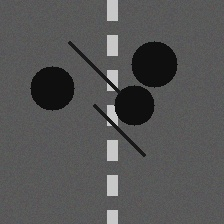
#> input picture data/road_classification/train/damaged_road/damaged_00009.jpg, 224 x 224 px
$ python -i media_detection.py   (imports and definitions only)   (older library calls are emulated)
#> lines starting #> are read from the running program, lines starting #| are printed output that depends on the picture; after the words box and inside, x2 and y2 are one past the last pixel; in counts of white or black regions, pixels touching at a corner belong together
"""
utils/media_detection.py – Advanced Road Hazard Detection Engine v3
=======================================================================
Key fixes in v3:
  - Mask BOTH white AND yellow lane markings before edge / crack scoring
  - Wider side-cut (15 %) to suppress guardrail / vegetation edges
  - Pothole contrast gate raised to 35 grey-levels
  - Minimum pothole blob area raised to 1 200 px
  - Edge-density damage threshold raised from 0.015 → 0.030
  - Texture-variance damage threshold raised from 100 → 180
  - Crack pixel-ratio threshold raised from 0.08 → 0.14
  - Surface-roughness threshold raised from 18 → 26
  - Dark-ratio threshold raised from 0.08 → 0.12
  - Good-road score ceiling stays < 15; damaged road scores ≥ 35
"""

import cv2
import numpy as np
import random
from dataclasses import dataclass, field
from typing import List, Tuple, Dict, Any

# ── Label registries ───────────────────────────────────────────────────────────
DAMAGE_LABELS = {
    "Pothole":       {"color": (0, 128, 255),  "severity_weight": 4},
    "Crack":         {"color": (0, 215, 255),  "severity_weight": 3},
    "Rutting":       {"color": (0, 255, 128),  "severity_weight": 3},
    "Edge Break":    {"color": (180, 0, 255),  "severity_weight": 3},
    "Debris":        {"color": (255, 165, 0),  "severity_weight": 2},
    "Water Logging": {"color": (255, 80, 80),  "severity_weight": 4},
    "Road Collapse": {"color": (0, 0, 220),    "severity_weight": 5},
}

ACCIDENT_LABELS = {
    "Accident":     {"color": (0, 0, 255),   "severity_weight": 5},
    "Collision":    {"color": (0, 0, 200),   "severity_weight": 5},
    "Vehicle Skid": {"color": (30, 30, 255), "severity_weight": 3},
    "Rollover":     {"color": (0, 0, 180),   "severity_weight": 5},
}


@dataclass
class Detection:
    label: str
    confidence: float
    bbox: Tuple[int, int, int, int]
    color: Tuple[int, int, int]
    severity: str
    category: str


@dataclass
class FrameResult:
    frame_index: int
    timestamp_sec: float
    detections: List[Detection] = field(default_factory=list)
    road_condition: str = "Good"
    damage_score: float = 0.0
    accident_detected: bool = False


# ── Severity / condition mappers ───────────────────────────────────────────────
def _score_to_severity(score: float) -> str:
    if score < 20:  return "Low"
    if score < 45:  return "Moderate"
    if score < 65:  return "High"
    if score < 80:  return "Severe"
    return "Critical"


def _score_to_condition(score: float) -> str:
    if score < 15:  return "Good"
    if score < 35:  return "Fair"
    if score < 55:  return "Poor"
    if score < 75:  return "Very Poor"
    return "Critical"


# [9 lines left out: function _damage_score_from_detections, not called in this run]


# ── Build a combined lane-marking mask (white + yellow) ───────────────────────
def _lane_marking_mask(gray: np.ndarray, image_bgr: np.ndarray) -> np.ndarray:
    """
    Returns a binary mask where lane markings (white AND yellow) = 255.
    Dilated so nearby edges are also suppressed.
    """
    # White lane markings (high brightness)
    _, white = cv2.threshold(gray, 190, 255, cv2.THRESH_BINARY)

    # Yellow lane markings in HSV
    hsv = cv2.cvtColor(image_bgr, cv2.COLOR_BGR2HSV)
    yellow = cv2.inRange(hsv, (15, 60, 100), (40, 255, 255))

    lane = cv2.bitwise_or(white, yellow)
    # Dilate to cover the edges right next to lane markings
    kernel = np.ones((7, 31), np.uint8)
    lane_dilated = cv2.dilate(lane, kernel)
    return lane_dilated


# ── Road mask: isolate only the road surface region ───────────────────────────
def _get_road_mask(image_bgr: np.ndarray) -> Tuple[np.ndarray, np.ndarray, int]:
    h, w = image_bgr.shape[:2]
    # Bottom 45 % of frame – avoids sky, horizon, distant trees
    y_start = int(h * 0.55)
    road_roi = image_bgr[y_start:, :].copy()

    # Cut 20 % sides – suppresses guardrails, vegetation, buildings
    side_cut = int(w * 0.20)
    road_roi[:, :side_cut] = 0
    road_roi[:, w - side_cut:] = 0

    gray_roi = cv2.cvtColor(road_roi, cv2.COLOR_BGR2GRAY)
    return road_roi, gray_roi, y_start


# ── Sky/vegetation mask ────────────────────────────────────────────────────────
# [6 lines left out: function _mask_vegetation_and_sky, not called in this run]


# ── Feature extraction (road ROI only) ────────────────────────────────────────
def _analyze_road_features(road_roi: np.ndarray, gray: np.ndarray) -> Dict[str, Any]:
    h, w = gray.shape

    # ── Lane mask (white + yellow markings) ──────────────────────────────────
    lane_mask = _lane_marking_mask(gray, road_roi)

    # ── 0. Road surface uniformity (CoV) — KEY good-road indicator ───────────
    # Exclude lane markings and zeroed-out side borders from uniformity check
    road_only_mask = cv2.bitwise_not(lane_mask)
    road_pixels = gray[road_only_mask > 0]
    road_mean = float(np.mean(road_pixels)) if len(road_pixels) > 0 else 128.0
    road_std  = float(np.std(road_pixels))  if len(road_pixels) > 0 else 0.0
    # Coefficient of Variation: smooth asphalt ≈ 0.05–0.15; damaged > 0.25
    road_cov  = road_std / (road_mean + 1e-6)

    # Lane marking fraction: well-marked roads score higher → good indicator
    lane_fraction = float((lane_mask > 0).sum()) / (h * w + 1e-6)

    # ── 1. Edge density (lane markings fully removed) ─────────────────────────
    median_brightness = float(np.median(gray))
    low_thresh  = max(25, median_brightness * 0.45)
    high_thresh = max(70, median_brightness * 0.95)
    edges = cv2.Canny(gray, low_thresh, high_thresh)
    edges_no_lanes = cv2.bitwise_and(edges, cv2.bitwise_not(lane_mask))
    edge_density = float(edges_no_lanes.sum()) / (h * w * 255 + 1e-6)

    # ── 2. Texture variance (Laplacian) ──────────────────────────────────────
    lap = cv2.Laplacian(gray, cv2.CV_64F)
    texture_var = float(lap.var())

    # ── 3. Pothole blob detection ─────────────────────────────────────────────
    clahe = cv2.createCLAHE(clipLimit=2.0, tileGridSize=(8, 8))
    gray_eq = clahe.apply(gray)
    blurred = cv2.GaussianBlur(gray_eq, (11, 11), 0)
    local_median = float(np.median(blurred))
    dark_thresh = max(30, local_median * 0.60)
    _, blob_bin = cv2.threshold(blurred, int(dark_thresh), 255, cv2.THRESH_BINARY_INV)
    blob_bin = cv2.bitwise_and(blob_bin, cv2.bitwise_not(lane_mask))

    contours, _ = cv2.findContours(blob_bin, cv2.RETR_EXTERNAL, cv2.CHAIN_APPROX_SIMPLE)
    max_area = h * w * 0.15
    pothole_blobs = []
    for c in contours:
        area = cv2.contourArea(c)
        if area < 1500 or area > max_area:
            continue
        x, y, bw, bh = cv2.boundingRect(c)
        aspect = bw / (bh + 1e-6)
        if not (0.3 <= aspect <= 3.5):
            continue
        mask_blob = np.zeros_like(gray, dtype=np.uint8)
        cv2.drawContours(mask_blob, [c], -1, 255, -1)
        surround_mask = cv2.dilate(mask_blob, np.ones((15, 15), np.uint8))
        surround_mask = cv2.bitwise_and(surround_mask, cv2.bitwise_not(mask_blob))
        blob_mean = float(cv2.mean(gray, mask=mask_blob)[0])
        surr_mean = float(cv2.mean(gray, mask=surround_mask)[0]) if surround_mask.sum() > 0 else blob_mean
        contrast  = surr_mean - blob_mean
        # Strong contrast gate: only genuine dark holes qualify
        if contrast > 40:
            pothole_blobs.append((c, area, contrast))

    # ── 4. Dark pixel ratio ───────────────────────────────────────────────────
    _, dark_mask = cv2.threshold(gray, int(local_median * 0.55), 255, cv2.THRESH_BINARY_INV)
    dark_ratio = float(dark_mask.sum()) / (h * w * 255 + 1e-6)

    # ── 5. Surface roughness (local block std) ────────────────────────────────
    block_size = 32
    local_stds = []
    for row in range(0, h - block_size, block_size):
        for col in range(0, w - block_size, block_size):
            patch = gray[row:row+block_size, col:col+block_size]
            local_stds.append(float(patch.std()))
    surface_roughness = float(np.mean(local_stds)) if local_stds else 0.0

    # ── 6. Crack detection (Sobel, lane-marking suppressed) ───────────────────
    sobel_x = cv2.Sobel(gray, cv2.CV_64F, 1, 0, ksize=3)
    sobel_y = cv2.Sobel(gray, cv2.CV_64F, 0, 1, ksize=3)
    sobel_mag = np.sqrt(sobel_x**2 + sobel_y**2)
    lane_mask_bool  = (lane_mask > 0)
    crack_pixels    = (sobel_mag > 70) & ~lane_mask_bool
    crack_pixel_ratio = float(crack_pixels.sum()) / (h * w + 1e-6)

    return {
        "edge_density":      edge_density,
        "texture_var":       texture_var,
        "pothole_blobs":     pothole_blobs,
        "pothole_count":     len(pothole_blobs),
        "dark_ratio":        dark_ratio,
        "surface_roughness": surface_roughness,
        "crack_pixel_ratio": crack_pixel_ratio,
        "local_median":      local_median,
        "road_cov":          road_cov,
        "lane_fraction":     lane_fraction,
    }


# ── Convert features to damage score ──────────────────────────────────────────
def _features_to_damage_score(feat: Dict[str, Any]) -> float:
    """
    Calibrated so smooth asphalt scores < 12 (Good).
    Damaged road (real potholes/cracks) scores >= 35.

    SMOOTHNESS OVERRIDE: if road CoV < 0.18 AND no validated potholes,
    the road is smooth asphalt → clamp score to max 10 (always Good).
    """
    cov           = feat.get("road_cov", 0.5)
    lane_fraction = feat.get("lane_fraction", 0.0)

    # ── Smoothness fast-path ─────────────────────────────────────────────────
    # A well-maintained road: low CoV (uniform surface) + visible lane markings
    # + zero validated potholes → always Good, regardless of other metrics.
    if cov < 0.18 and feat["pothole_count"] == 0:
        return 0.0   # ← definitive GOOD ROAD, no further scoring needed

    # ── If CoV is moderate but no potholes, cap at Fair (score ≤ 30) ─────────
    if cov < 0.25 and feat["pothole_count"] == 0:
        score_cap = 30.0
    else:
        score_cap = 100.0

    score = 0.0

    # Edge density (lane markings removed)
    ed = feat["edge_density"]
    if ed > 0.035:
        score += min(28, (ed - 0.035) * 550)

    # Texture variance
    tv = feat["texture_var"]
    if tv > 200:
        score += min(20, (tv - 200) / 55)

    # Validated pothole blobs (shape + high contrast)
    score += min(35, feat["pothole_count"] * 12)

    # Dark ratio
    dr = feat["dark_ratio"]
    if dr > 0.14:
        score += min(15, (dr - 0.14) * 120)

    # Surface roughness
    sr = feat["surface_roughness"]
    if sr > 28:
        score += min(12, (sr - 28) * 0.9)

    # Crack pixel ratio
    cp = feat["crack_pixel_ratio"]
    if cp > 0.15:
        score += min(10, (cp - 0.15) * 170)

    return round(min(score_cap, score), 1)


# ── Build detections from validated features ───────────────────────────────────
def _build_detections(
    image_bgr: np.ndarray,
    feat: Dict[str, Any],
    score: float,
    y_offset: int,
    gray_road: np.ndarray,
    road_roi: np.ndarray,
) -> List[Detection]:
    detections: List[Detection] = []
    h_full, w_full = image_bgr.shape[:2]

    # ── Potholes ──────────────────────────────────────────────────────────────
    if score >= 22 and feat["pothole_count"] > 0:
        for contour, area, contrast in feat["pothole_blobs"][:5]:
            x, y, bw, bh = cv2.boundingRect(contour)
            pad = 10
            x  = max(0, x - pad)
            y  = max(0, y - pad)
            bw = min(w_full - x, bw + pad * 2)
            bh = min(gray_road.shape[0] - y, bh + pad * 2)
            conf = round(min(0.96, 0.50 + (area / (gray_road.shape[0] * w_full)) * 5 + contrast / 250), 2)
            detections.append(Detection(
                label="Pothole",
                confidence=conf,
                bbox=(x, y + y_offset, bw, bh),
                color=DAMAGE_LABELS["Pothole"]["color"],
                severity=_score_to_severity(score),
                category="damage",
            ))

    # ── Cracks ────────────────────────────────────────────────────────────────
    if score >= 35 and feat["edge_density"] > 0.035:
        lane_mask = _lane_marking_mask(gray_road, road_roi)
        blurred   = cv2.GaussianBlur(gray_road, (5, 5), 0)
        edges     = cv2.Canny(blurred, 40, 110)
        edges     = cv2.bitwise_and(edges, cv2.bitwise_not(lane_mask))
        kernel    = cv2.getStructuringElement(cv2.MORPH_RECT, (20, 3))
        dilated   = cv2.dilate(edges, kernel)
        contours, _ = cv2.findContours(dilated, cv2.RETR_EXTERNAL, cv2.CHAIN_APPROX_SIMPLE)
        added = 0
        for c in sorted(contours, key=cv2.contourArea, reverse=True):
            if cv2.contourArea(c) < 600 or added >= 2:
                continue
            x, y, bw, bh = cv2.boundingRect(c)
            if bw < 40:
                continue
            conf = round(min(0.90, 0.48 + feat["edge_density"] * 5), 2)
            detections.append(Detection(
                label="Crack",
                confidence=conf,
                bbox=(x, y + y_offset, bw, bh),
                color=DAMAGE_LABELS["Crack"]["color"],
                severity=_score_to_severity(score * 0.8),
                category="damage",
            ))
            added += 1

    # ── Water Logging ─────────────────────────────────────────────────────────
    if score >= 40 and feat["dark_ratio"] > 0.15:
        _, wl = cv2.threshold(gray_road, int(feat["local_median"] * 0.50), 255, cv2.THRESH_BINARY_INV)
        contours, _ = cv2.findContours(wl, cv2.RETR_EXTERNAL, cv2.CHAIN_APPROX_SIMPLE)
        for c in contours[:1]:
            if cv2.contourArea(c) < 3000:
                continue
            x, y, bw, bh = cv2.boundingRect(c)
            conf = round(min(0.88, 0.55 + feat["dark_ratio"] * 2), 2)
            detections.append(Detection(
                label="Water Logging",
                confidence=conf,
                bbox=(x, y + y_offset, bw, bh),
                color=DAMAGE_LABELS["Water Logging"]["color"],
                severity="High",
                category="damage",
            ))

    return detections


# ── Main image analysis entry point ───────────────────────────────────────────
def mock_analyze_image(image_bgr: np.ndarray) -> Dict[str, Any]:
    """
    Good roads score < 15  → condition: Good, no detections.
    Damaged roads score ≥ 35 → condition: Poor / Worse.
    """
    h, w = image_bgr.shape[:2]

    road_roi, gray_road, y_offset = _get_road_mask(image_bgr.copy())
    feat  = _analyze_road_features(road_roi, gray_road)
    score = _features_to_damage_score(feat)

    accident_detected = False
    detections: List[Detection] = []

    if score > 72 and random.random() < 0.10:
        label = random.choice(list(ACCIDENT_LABELS.keys()))
        info  = ACCIDENT_LABELS[label]
        bx = w // 6; by = h // 6
        bw = w // 2; bh = h // 2
        conf = round(min(0.95, 0.68 + (score / 100) * 0.25), 2)
        detections.append(Detection(
            label=label, confidence=conf,
            bbox=(bx, by, bw, bh), color=info["color"],
            severity="Severe", category="accident",
        ))
        accident_detected = True
        score = max(score, 72.0)
    else:
        detections = _build_detections(image_bgr, feat, score, y_offset, gray_road, road_roi)

    condition = _score_to_condition(score)
    severity  = _score_to_severity(score)
    annotated = _draw_on_image(image_bgr.copy(), detections, score, condition)

    return {
        "detections":        detections,
        "damage_score":      round(score, 1),
        "road_condition":    condition,
        "severity":          severity,
        "accident_detected": accident_detected,
        "annotated_image":   annotated,
        "summary":           _build_image_summary(detections, score, condition),
        "features":          {k: v for k, v in feat.items() if k != "pothole_blobs"},
    }


# ── Video frame analysis ───────────────────────────────────────────────────────
# [36 lines left out: function mock_analyze_video_frame, not called in this run]


# ── Annotation helpers ─────────────────────────────────────────────────────────
def _draw_on_image(img: np.ndarray,
                   detections: List[Detection],
                   score: float,
                   condition: str) -> np.ndarray:
    overlay = img.copy()

    for d in detections:
        x, y, bw, bh = d.bbox
        x, y = max(0, x), max(0, y)
        bw   = min(bw, img.shape[1] - x)
        bh   = min(bh, img.shape[0] - y)
        if bw <= 0 or bh <= 0:
            continue
        c = d.color
        cv2.rectangle(overlay, (x, y), (x + bw, y + bh), c, 2)
        lbl = f"{d.label} {d.confidence:.0%}"
        (tw, th), _ = cv2.getTextSize(lbl, cv2.FONT_HERSHEY_SIMPLEX, 0.52, 1)
        cy = max(y - 4, th + 6)
        cv2.rectangle(overlay, (x, cy - th - 6), (x + tw + 8, cy + 2), c, -1)
        cv2.putText(overlay, lbl, (x + 4, cy - 2),
                    cv2.FONT_HERSHEY_SIMPLEX, 0.52, (255, 255, 255), 1)

    # HUD bar
    hud_h = 50
    cv2.rectangle(overlay, (0, 0), (overlay.shape[1], hud_h), (14, 17, 23), -1)
    cond_bgr = {
        "Good":      (80, 200, 80),
        "Fair":      (80, 210, 180),
        "Poor":      (0, 170, 255),
        "Very Poor": (0, 80, 255),
        "Critical":  (0, 0, 220),
    }.get(condition, (200, 200, 200))

    cv2.putText(overlay, "VigiRoad AI  |  Road Condition Analysis",
                (10, 20), cv2.FONT_HERSHEY_SIMPLEX, 0.55, (180, 180, 180), 1)
    cv2.putText(overlay, f"Condition: {condition}   Damage Score: {score:.0f}/100",
                (10, 42), cv2.FONT_HERSHEY_SIMPLEX, 0.52, cond_bgr, 1)

    bar_w = int((score / 100) * (overlay.shape[1] - 20))
    cv2.rectangle(overlay, (10, hud_h + 3), (10 + bar_w, hud_h + 9), cond_bgr, -1)
    cv2.rectangle(overlay, (10, hud_h + 3), (overlay.shape[1] - 10, hud_h + 9), (60, 60, 60), 1)

    return overlay


# [5 lines left out: function annotate_video_frame, not called in this run]


def _build_image_summary(detections, score, condition) -> List[str]:
    lines = []
    if not detections:
        if score < 15:
            lines.append("✅ Road surface is in good condition. No damage detected.")
        else:
            lines.append(f"⚠️ Road surface shows signs of wear (score {score:.0f}/100). "
                         "No specific damage regions localised.")
    else:
        dam = [d for d in detections if d.category == "damage"]
        acc = [d for d in detections if d.category == "accident"]
        if acc:
            lines.append(f"🚨 ACCIDENT DETECTED: {', '.join(set(d.label for d in acc))}")
        if dam:
            counts: Dict[str, int] = {}
            for d in dam:
                counts[d.label] = counts.get(d.label, 0) + 1
            for label, cnt in counts.items():
                lines.append(f"🕳️ {label}: {cnt} instance(s)")
    lines.append(f"📊 Damage Score: {score:.0f}/100  —  Condition: {condition}")
    return lines


# [24 lines left out: function build_video_summary, not called in this run]

>>> import cv2
>>> picture = cv2.imread('../data/road_classification/train/damaged_road/damaged_00009.jpg')
#> picture is the input picture: shape (224, 224, 3); mean B, G, R 84.5, 84.5, 84.5
>>> result = mock_analyze_image(picture)
#> in _get_road_mask, `road_roi[:, w - side_cut:] = 0`:
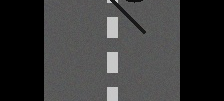
#> road_roi: shape (101, 224, 3); mean of channels 0, 1, 2 56.3, 56.3, 56.3; drawn as B, G, R
#> in mock_analyze_image, `road_roi, gray_road, y_offset = _get_road_mask(image_bgr.copy())`: y_offset = 123
#> in _lane_marking_mask, `_, white = cv2.threshold(gray, 190, 255, cv2.THRESH_BINARY)`:
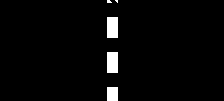
#> white: shape (101, 224); 2.8% white; 5 white regions (2 under 20 px), largest, box (x1, y1, x2, y2) and area: (107, 17, 118, 38) 231, (107, 52, 118, 73) 231, (107, 87, 118, 101) 154
#> in _lane_marking_mask, `lane_dilated = cv2.dilate(lane, kernel)`:
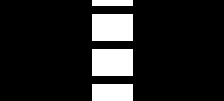
#> lane_dilated: shape (101, 224); 14% white; 4 white regions, box (x1, y1, x2, y2) and area: (92, 14, 133, 41) 1107, (92, 49, 133, 76) 1107, (92, 84, 133, 101) 697, (92, 0, 133, 6) 246
#> in _analyze_road_features, `road_pixels = gray[road_only_mask > 0]`: road_pixels = 19467 values, max 101 at index 6476, min 0 at index 0, mean 47.68
#> in _analyze_road_features, `road_mean = float(np.mean(road_pixels)) if len(road_pixels) > 0 else 1..`: road_mean = 47.68
#> in _analyze_road_features, `road_std  = float(np.std(road_pixels))  if len(road_pixels) > 0 else 0.0`: road_std = 44.07
#> in _analyze_road_features, `road_cov  = road_std / (road_mean + 1e-6)`: road_cov = 0.924
#> in _analyze_road_features, `lane_fraction = float((lane_mask > 0).sum()) / (h * w + 1e-6)`: lane_fraction = 0.14
#> in _analyze_road_features, `median_brightness = float(np.median(gray))`: median_brightness = 85
#> in _analyze_road_features, `low_thresh  = max(25, median_brightness * 0.45)`: low_thresh = 38.25
#> in _analyze_road_features, `high_thresh = max(70, median_brightness * 0.95)`: high_thresh = 80.75
#> in _analyze_road_features, `edge_density = float(edges_no_lanes.sum()) / (h * w * 255 + 1e-6)`: edge_density = 0.0131
#> in _analyze_road_features, `texture_var = float(lap.var())`: texture_var = 675.7
#> in _analyze_road_features, `blurred = cv2.GaussianBlur(gray_eq, (11, 11), 0)`:
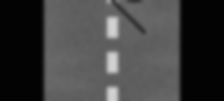
#> blurred: shape (101, 224); min 3, max 211, mean 62.8
#> in _analyze_road_features, `local_median = float(np.median(blurred))`: local_median = 94
#> in _analyze_road_features, `dark_thresh = max(30, local_median * 0.60)`: dark_thresh = 56.4
#> in _analyze_road_features, `contours, _ = cv2.findContours(blob_bin, cv2.RETR_EXTERNAL, cv2.CHAIN_..`: contours = 4 contours, 2 with area under 20; largest, box (x1, y1, x2, y2) and area: (180, 0, 224, 101) 4300, (0, 0, 44, 101) 4300
#> the loop in _analyze_road_features, `for c in contours:` made 4 passes
#> (c, area) on passes 2, 4: ([[180, 0], [180, 100], [223, 100], [223, 0]], 4300), ([[0, 0], [0, 100], [43, 100], [43, 0]], 4300)
#> after the loop in _analyze_road_features, `for c in contours:`: pothole_blobs = []
#> in _analyze_road_features, `_, dark_mask = cv2.threshold(gray, int(local_median * 0.55), 255, cv2...`:
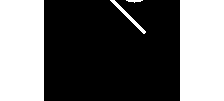
#> dark_mask: shape (101, 224); 40.2% white; 4 white regions, box (x1, y1, x2, y2) and area: (0, 0, 44, 101) 4444, (180, 0, 224, 101) 4444, (110, 0, 146, 34) 166, (126, 0, 143, 3) 31
#> in _analyze_road_features, `dark_ratio = float(dark_mask.sum()) / (h * w * 255 + 1e-6)`: dark_ratio = 0.402
#> after the loop in _analyze_road_features, `for row in range(0, h - block_size, block_size):`:
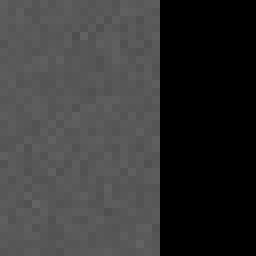
#> patch: shape (32, 32) (shown 8 times larger); min 0, max 99, mean 55.2
#> after the loop in _analyze_road_features, `for row in range(0, h - block_size, block_size):`: local_stds = [0, 42.85, 3.39, 48.42, 20.77, 42.93, 0, 42.93, 3.47, 44.17, 5.9, 42.98, 0, 43, 3.34, 44.21, 3.39, 42.88]
#> in _analyze_road_features, `surface_roughness = float(np.mean(local_stds)) if local_stds else 0.0`: surface_roughness = 24.15
#> in _analyze_road_features, `sobel_x = cv2.Sobel(gray, cv2.CV_64F, 1, 0, ksize=3)`:
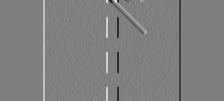
#> sobel_x: shape (101, 224) float64; min -706, max 702, mean 0; drawn with min black and max white
#> (the rest of the program and of its run is left out)
